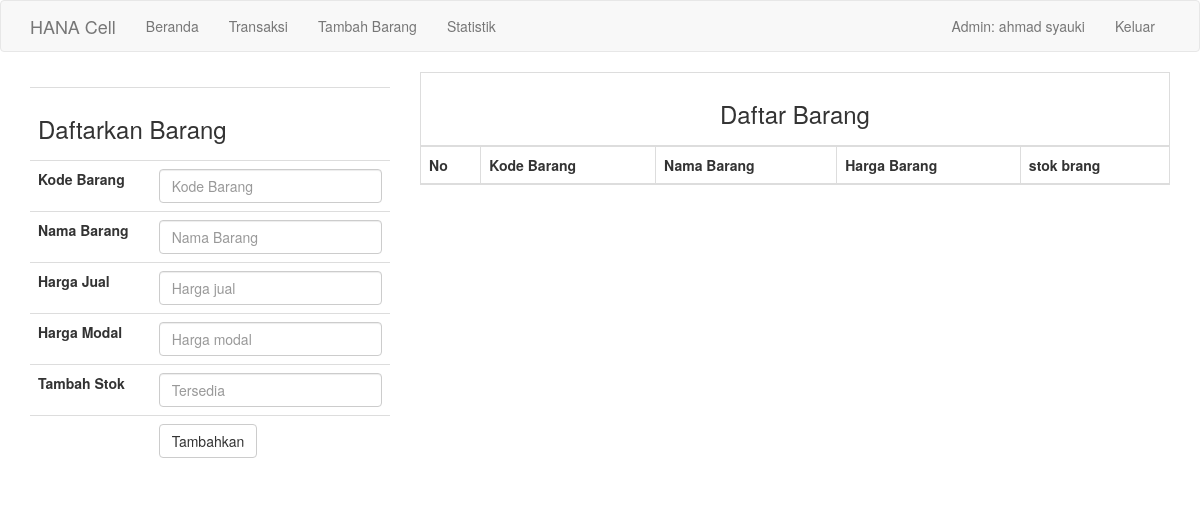
The page /update (signed in) on the database as committed earlier.
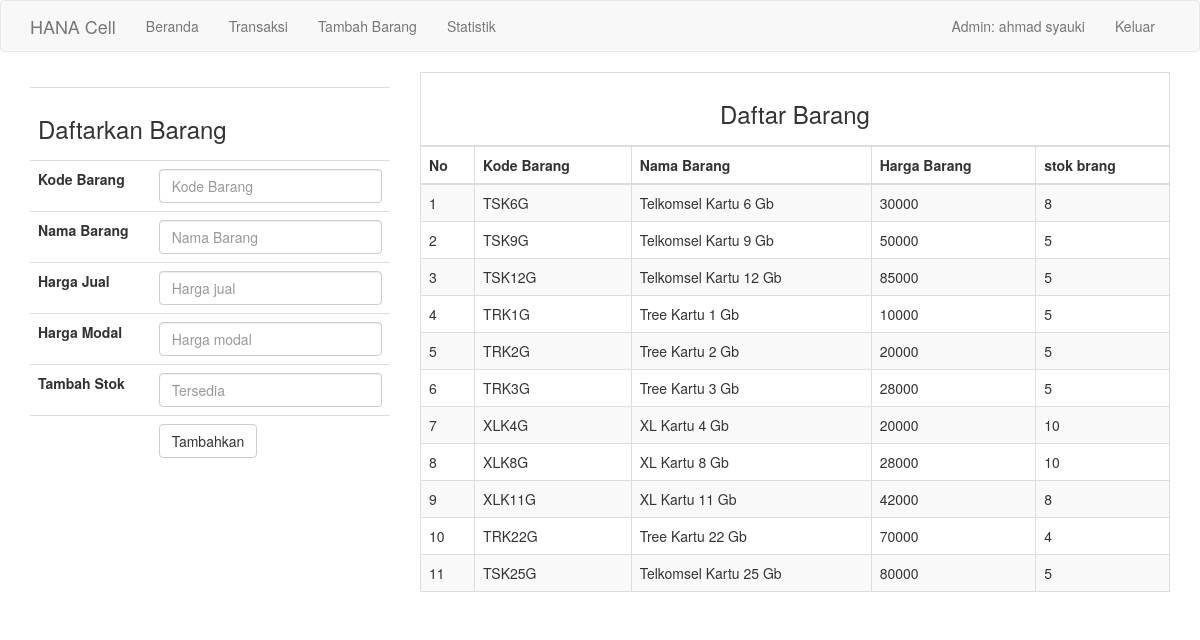
The same page on the database as committed later.
### app/models.py (models this page shows, shortened)
class User(UserMixin, db.Model):
	id = db.Column(db.Integer, primary_key=True)
	username = db.Column(db.String(64), index=True, unique=True)
	email = db.Column(db.String(120), index=True, unique=True)
	password_hash = db.Column(db.String(128))
	terjual = db.relationship('Terjual', backref="author", lazy='dynamic')

class Barang(db.Model):
	id = db.Column(db.Integer, primary_key=True)
	kode_barang = db.Column(db.String(15), unique=True)
	nama_barang = db.Column(db.String(30))
	harga_jual = db.Column(db.Integer)
	harga_modal = db.Column(db.Integer)
	tersedia = db.Column(db.Integer)

### app/routes.py (the view)
@app.route('/update', methods=['GET', 'POST'])
@login_required
def update():
	sample = Barang.query.all()
	daftar = []
	for isi in sample:
		aDaftar = []
		aDaftar.append(isi.id)
		aDaftar.append(isi.kode_barang)
		aDaftar.append(isi.nama_barang)
		aDaftar.append(isi.harga_jual)
		aDaftar.append(isi.tersedia)
		daftar.append(aDaftar)
	form = UpdateForm()
	form2 = UpdateForm2()
	if form.validate_on_submit():
		barang = Barang(kode_barang=form.kode_barang.data,nama_barang=form.nama_barang.data,harga_jual=form.harga_jual.data, harga_modal=form.harga_modal.data,tersedia=form.tersedia.data)
		db.session.add(barang)
		db.session.commit()
		return redirect(url_for("update"))
	return render_template('update.html', title="Update Barang", form=form, daftar=daftar, form2=form2)

### app/forms.py
class UpdateForm(FlaskForm):
	kode_barang = StringField("Kode Barang", validators=[DataRequired()])
	nama_barang = StringField("Nama Barang", validators=[DataRequired()])
	harga_jual = IntegerField("Harga Jual", validators=[DataRequired()])
	harga_modal = IntegerField("Harga Modal",validators=[DataRequired()])
	tersedia = IntegerField("Tambah Stok",validators=[DataRequired()])
	submit = SubmitField("Tambahkan")

class UpdateForm2(FlaskForm):
	kode_barang = StringField("Kode Barang", validators=[DataRequired()])
	tambah_stok = IntegerField("Jumlah", validators=[DataRequired()])
	submit = SubmitField("Tambah")

### app/models.py (called while the page is built)
@login.user_loader
def load_user(id):
	return User.query.get(int(id))

### app/templates/update.html (shortened to what this page needs)
{% extends 'base.html' %}
{% block app_content %}
<div class="row">
	<div class="col-md-4">
	<table class="table">
	<form class="form-inline" action="" method="post">
		<tr>
			<td colspan="2"><h3>Daftarkan Barang</h3></td>
		</tr>
		<tr>
		<div class="form-group">
			<td>{{ form.kode_barang.label(for="kodeInput") }}</td>
			<td>{{ form.kode_barang(class="form-control", id="kodeInput", placeholder="Kode Barang") }} </td>
		</div>
		</tr>
		<tr>
		<div class="form-group">
			<td>{{ form.nama_barang.label(for="namaInput") }}</td>
			<td>{{ form.nama_barang(class="form-control", id="namaInput", placeholder="Nama Barang") }}</td>
		</div>
		</tr>
		<tr>
		<div class="form-group">
			<td>{{ form.harga_jual.label(for="jualInput") }}</td>
			<td>{{ form.harga_jual(class="form-control", id="jualInput", placeholder="Harga jual") }}</td>
		</div>
		</tr>
		<tr>
		<div class="form-group">
			<td>{{ form.harga_modal.label(for="modalInput") }}</td>
			<td>{{ form.harga_modal(class="form-control", id="modalInput", placeholder="Harga modal") }}</td>
		</div>
		</tr>
		<tr>
		<div class="form-group">
			<td>{{ form.tersedia.label(for="tersediaInput") }}</td>
			<td>{{ form.tersedia(class="form-control", id="tersediaInput", placeholder="Tersedia") }}</td>
		</div>
		</tr>
		<tr>
		<div class="form-group">
			<td></td>
			<td>{{ form.submit(class="btn btn-default") }}</td>
		</div>
		</tr>
	</form>
	</table>
	</div>
	<div class="col-md-8">
		<table class="table table-striped table-bordered">
			<thead>
				<tr>
					<th colspan=5><h3 align="center">Daftar Barang</h4></th>
				</tr>
				<tr>
					<th>No</th>
					<th>Kode Barang</th>
					<th>Nama Barang</th>
					<th>Harga Barang</th>
					<th>stok brang</th>
				</tr>
			</thead>
			<tbody>
				{% for data in daftar %}
					<tr>
					{% for isi in data %}
						<td>{{ isi }}</td>
					{% endfor %}
					</tr>
				{% endfor %}
			</tbody>
		</table>
	</div>
</div>
{% endblock %}

### app/templates/base.html (shortened to what this page needs)
{% extends 'bootstrap/base.html' %}
{% block navbar %}
<nav class="navbar navbar-default">
	<div class="container">
		<div class="navbar-header">
			<a class="navbar-brand" href="{{ url_for('index') }}">HANA Cell</a>
		</div>
		<div class="collapse navbar-collapse" id="bs-example-navbar-collapse-1">
			<ul class="nav navbar-nav">
				<li><a href="{{ url_for('index') }}">Beranda</a></li>
				<li><a href="{{ url_for('transaksi') }}">Transaksi</a></li>
				<li><a href="{{ url_for('update') }}">Tambah Barang</a></li>
				<li><a href="{{ url_for('statistik') }}">Statistik</a></li>
			</ul>
			<ul class="nav navbar-nav navbar-right">
				{% if current_user.is_anonymous %}
				<li><a href="{{ url_for('login') }}">Masuk</a></li>
				{% else %}
				<li><a>Admin: {{ current_user.username }}</a></li>
				<li><a href="{{ url_for('logout') }}">Keluar</a></li>
				{% endif %}
			</ul>
		</div>
	</div>
</nav>
{% endblock %}
{% block content %}
	<div class="container">
	{% block app_content %} {% endblock %}
	</div>
{% endblock %}

### app/templates/update.html (style rules this page uses)
td { margin: 10px; }

Rows that differ between the two databases and show on the page:
added Barang: data "1" "8", kode_barang "TSK6G", nama_barang "Telkomsel Kartu 6 Gb", harga_jual "30000"
added Barang: data "2" "5", kode_barang "TSK9G", nama_barang "Telkomsel Kartu 9 Gb", harga_jual "50000"
added Barang: data "3" "5", kode_barang "TSK12G", nama_barang "Telkomsel Kartu 12 Gb", harga_jual "85000"
added Barang: data "4" "5", kode_barang "TRK1G", nama_barang "Tree Kartu 1 Gb", harga_jual "10000"
added Barang: data "5" "5", kode_barang "TRK2G", nama_barang "Tree Kartu 2 Gb", harga_jual "20000"
added Barang: data "6" "5", kode_barang "TRK3G", nama_barang "Tree Kartu 3 Gb", harga_jual "28000"
added Barang: data "7" "10", kode_barang "XLK4G", nama_barang "XL Kartu 4 Gb", harga_jual "20000"
added Barang: data "8" "10", kode_barang "XLK8G", nama_barang "XL Kartu 8 Gb", harga_jual "28000"
added Barang: data "9" "8", kode_barang "XLK11G", nama_barang "XL Kartu 11 Gb", harga_jual "42000"
added Barang: data "10" "4", kode_barang "TRK22G", nama_barang "Tree Kartu 22 Gb", harga_jual "70000"
added Barang: data "11" "5", kode_barang "TSK25G", nama_barang "Telkomsel Kartu 25 Gb", harga_jual "80000"
